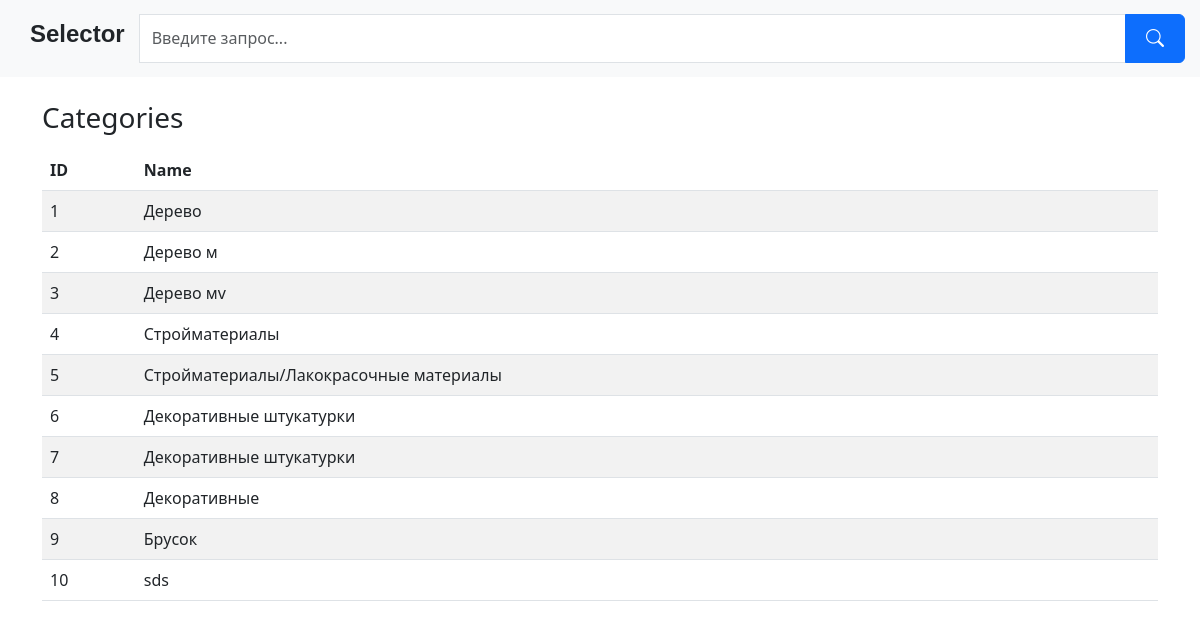
The page /categories on the database as committed earlier.
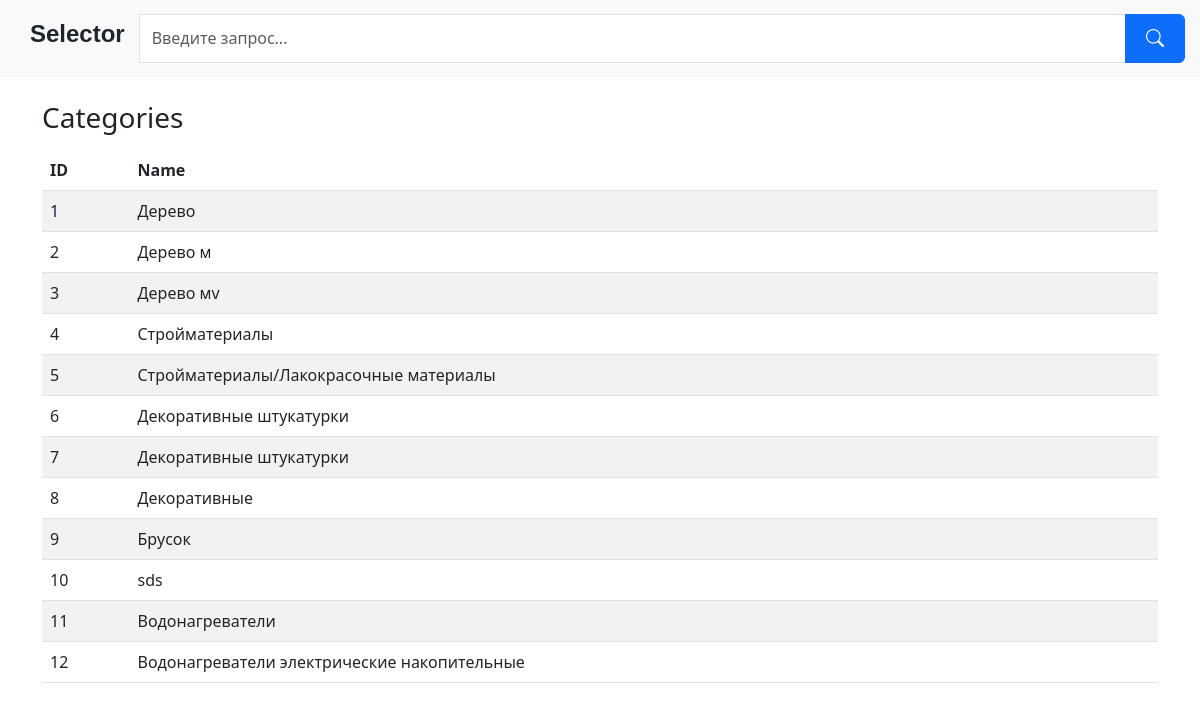
The same page on the database as committed later.
### App/models/category.py (models this page shows, shortened)
class Category(models.Model):
    id = models.AutoField(primary_key=True)
    name = models.CharField(max_length=100, verbose_name="Наименование категории",
        unique=True,
        error_messages={
            'unique': "Категория с таким наименованием уже существует!"
        })
    parent_category_id = models.ForeignKey('self', null=True, blank=True, on_delete=models.CASCADE)
    objects = models.Manager()
    class Meta:
        verbose_name = "Категория"
        verbose_name_plural = "Категория"

### App/views/category.py (the view)
# urls.py: path('categories', views.category_list, name='category_list'),
def category_list(request):
    categories = Category.objects.all()
    return render(request, 'category/categories.html', {'categories': categories})

### App/templates/category/categories.html
{% extends 'base.html' %}
{% block content %}
  <div class="container">
    <h1 class="h3 mt-4 mb-3">Categories</h1>
    {% if categories %}
      <table class="table table-striped">
        <thead>
          <tr>
            <th scope="col">ID</th>
            <th scope="col">Name</th>
          </tr>
        </thead>
        <tbody>
          {% for category in categories %}
            <tr>
              <td>{{ category.id }}</td>
              <td>{{ category.name }}</td>
            </tr>
          {% endfor %}
        </tbody>
      </table>
    {% else %}
      <p>No categories found.</p>
    {% endif %}
  </div>
{% endblock %}

Rows that differ between the two databases and show on the page:
added Category: id "11", name "Водонагреватели"
added Category: id "12", name "Водонагреватели электрические накопительные"
